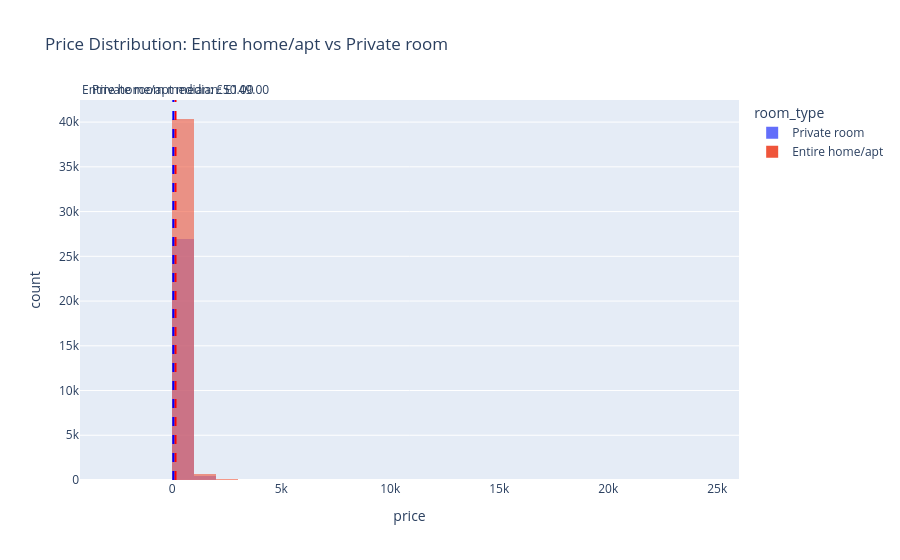

Notebook code for this chart:
### Markdown cell above
## Task 1 — Histogram: price by room type (overlapping distributions)

**What to build:** A histogram showing price distributions for **Entire home/apt vs Private room** (exclude Shared room — too few observations) overlaid on the same chart.

**Requirements:**
- Both room types on the same chart (use `color='room_type'`)
- `barmode='overlay'` with `opacity=0.6` so both distributions are visible
- A vertical line for the median of EACH room type, differently coloured
- Insight title comparing the two distributions

> 💡 `df_cap[df_cap['room_type'].isin(['Entire home/apt','Private room'])]`

### Code cell
# Task 1
# YOUR CODE HERE
# Task 1 — Histogram: price by room type (overlapping distributions)
import pandas as pd
import plotly.express as px

# Load the dataset
df = pd.read_csv("listingss.csv")

# Filter for relevant room types
df_cap = df[df["room_type"].isin(["Entire home/apt", "Private room"])]

# Create the histogram
fig = px.histogram(
    df_cap,
    x="price",
    color="room_type",
    barmode="overlay",
    opacity=0.6,
    nbins=50,
    title="Price Distribution: Entire home/apt vs Private room"
)

# Add vertical lines for medians
for room in ["Entire home/apt", "Private room"]:
    median_price = df_cap[df_cap["room_type"] == room]["price"].median()
    fig.add_vline(
        x=median_price,
        line_dash="dash",
        line_color="red" if room == "Entire home/apt" else "blue",
        annotation_text=f"{room} median: £{median_price:.2f}",
        annotation_position="top"
    )

# Show the figure
fig.show()

### Figure 1 — Plotly figure (JSON) as saved in the notebook; plotly's stock layout.template omitted (floating-point values rounded to 4 significant figures; data arrays with more than 128 entries replaced by an {"elided": "..."} marker saying what was removed)
{"data": [{"bingroup": "x", "hovertemplate": "room_type=Private room<br>price=%{x}<br>count=%{y}<extra></extra>", "legendgroup": "Private room", "marker": {"color": "#636efa", "opacity": 0.6, "pattern": {"shape": ""}}, "name": "Private room", "nbinsx": 50, "orientation": "v", "showlegend": true, "type": "histogram", "x": {"elided": "27479 int values"}, "xaxis": "x", "yaxis": "y"}, {"bingroup": "x", "hovertemplate": "room_type=Entire home/apt<br>price=%{x}<br>count=%{y}<extra></extra>", "legendgroup": "Entire home/apt", "marker": {"color": "#EF553B", "opacity": 0.6, "pattern": {"shape": ""}}, "name": "Entire home/apt", "nbinsx": 50, "orientation": "v", "showlegend": true, "type": "histogram", "x": {"elided": "41224 int values"}, "xaxis": "x", "yaxis": "y"}], "layout": {"annotations": [{"showarrow": false, "text": "Entire home/apt median: £149.00", "x": 149, "xanchor": "center", "xref": "x", "y": 1, "yanchor": "bottom", "yref": "y domain"}, {"showarrow": false, "text": "Private room median: £50.00", "x": 50, "xanchor": "center", "xref": "x", "y": 1, "yanchor": "bottom", "yref": "y domain"}], "barmode": "overlay", "legend": {"title": {"text": "room_type"}, "tracegroupgap": 0}, "shapes": [{"line": {"color": "red", "dash": "dash"}, "type": "line", "x0": 149, "x1": 149, "xref": "x", "y0": 0, "y1": 1, "yref": "y domain"}, {"line": {"color": "blue", "dash": "dash"}, "type": "line", "x0": 50, "x1": 50, "xref": "x", "y0": 0, "y1": 1, "yref": "y domain"}], "title": {"text": "Price Distribution: Entire home/apt vs Private room"}, "xaxis": {"anchor": "y", "domain": [0, 1], "title": {"text": "price"}}, "yaxis": {"anchor": "x", "domain": [0, 1], "title": {"text": "count"}}}}
